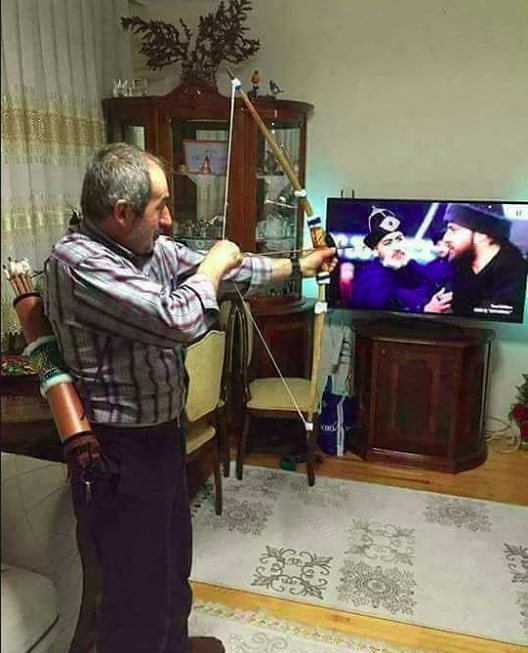
#> input picture resim.jpg, 528 x 653 px
$ jupyter execute 'hafta 2.ipynb'
#> lines starting #> are read from the running program, lines starting #| are printed output that depends on the picture
[cell 1]
import os

[cell 2]
import numpy as np
import matplotlib.pyplot as plt

[cell 3]
os.getcwd()
os.listdir()
path = os.getcwd()
jpg_files = [f for f in os.listdir(path) if f.endswith('.jpg')]

def get_jpeg_files():
    path = os.getcwd()
    jpg_files = [f for f in os.listdir(path) if f.endswith('.jpg')]
    return jpeg_files

[cell 4]
im_1 = plt.imread(jpg_files[0])
#> im_1 is the input picture: shape (653, 528, 3); mean R, G, B 111, 102.2, 87.9

[cell 5]
im_1.ndim
#> Out = 3

[cell 6]
im_1[10, 10, 2]  # i, j, k
#> Out = 108

[cell 7]
list_1 = [1, "2xdxdxd,3", '4', 5 ,6]
list_2 = [1, "2xdxdxd,3", '4', 15 ,26]
print(list_1 + list_2)
# broadcasting destegi olmadi

[cell 8]
list_1 = [1, 2, 3, 4]
list_2 = [1, 2, 3, 4]
print(list_1 + list_2) #listeleri ard arda birlestiriyor
print(list_1 + list_2 + [10])  # +10 yapamiyoruz
# broadcasting destegi yok

[cell 9]
list_3 = np.asarray([1, 2, 3, 4])
list_4 = np.asarray([1, 2, 3, 4])
print(list_3 + list_4)
print(list_3 + list_4 + 10)  # broadcasting

[cell 10]
def compare_list_ndarray ():

    list_1 = [1, "2xdxdxd,3", '4', 5 ,6]
    list_2 = [1, "2xdxdxd,3", '4', 15 ,26]
    print(list_1 + list_2)
    # broadcasting destegi olmadi


    list_1 = [1, 2, 3, 4]
    list_2 = [1, 2, 3, 4]
    print(list_1 + list_2) #listeleri ard arda birlestiriyor
    print(list_1 + list_2 + [10])  # +10 yapamiyoruz
    # broadcasting destegi yok

    list_3 = np.asarray([1, 2, 3, 4])
    list_4 = np.asarray([1, 2, 3, 4])
    print(list_3 + list_4)
    print(list_3 + list_4 + 10)  # broadcasting

compare_list_ndarray()

[cell 11]
image_1 = plt.imread('resim.jpg')

[cell 12]
type(image_1), image_1.ndim

[cell 13]
m, n, k = image_1.shape
#> m = 653; n = 528; k = 3
m, n, k
#> Out = (653, 528, 3)

[cell 14]
t_1 = 10
for i in range(t_1):
    for j in range(t_1):
        temp_1 = image_1[i, j]
        print(temp_1[0], end=' ') # R=0 G=1 B=2

[cell 15]
image_2 = image_1 + 10
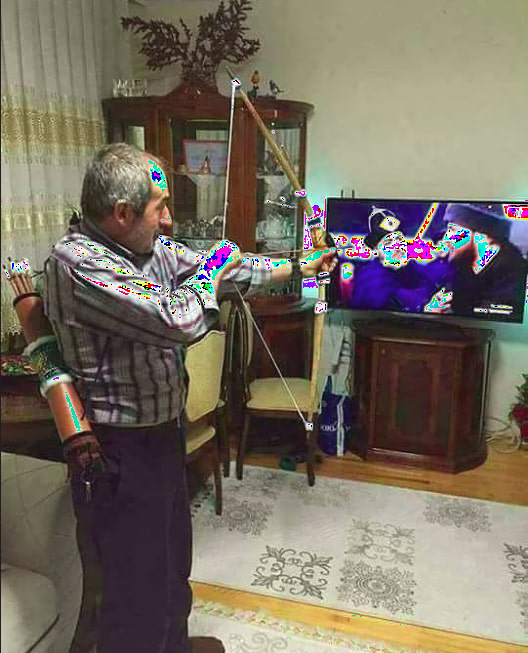
#> image_2: shape (653, 528, 3); mean R, G, B 119.1, 110.3, 96.7

[cell 16]
image_1.shape, image_2.shape
#> Out = ((653, 528, 3), (653, 528, 3))

[cell 17]
image_1[25, 300, :], image_2[25,300,:]
#> Out = ([142, 139, 108], [152, 149, 118])

[cell 18]
plt.imshow(image_1)
plt.show()
plt.imshow(image_2)
plt.show()

[cell 19]
plt.subplot(1, 2, 1)
plt.imshow(image_1)

plt.subplot(1, 2, 2)
plt.imshow(image_2+30)

plt.show()
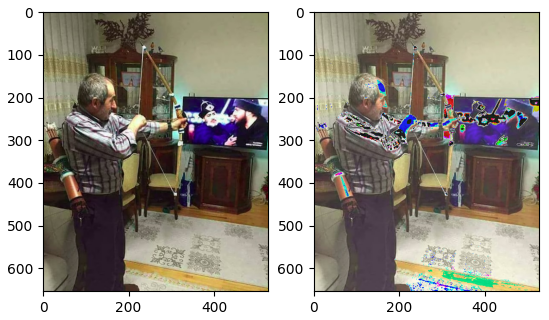
#> figure drawn by matplotlib, 2 panels

[cell 20]
image_1.shape
#> Out = (653, 528, 3)

[cell 21]
x, y, z = image_1.shape
new_image = np.zeros((y, x, z), dtype='uint8')

[cell 22]
# 90 derece saat yonunde cevirmek

for i in range(m):
    for j in range(n):
        new_image[j, i] = image_1[i,j]
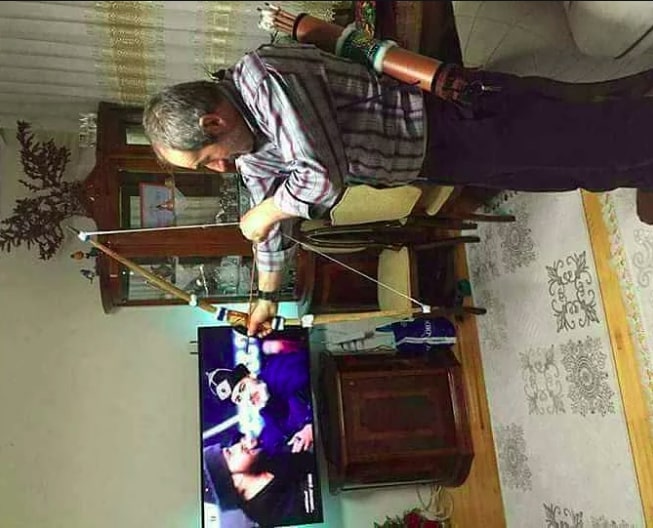
#> new_image: shape (528, 653, 3); mean R, G, B 111, 102.2, 87.9

[cell 23]
plt.subplot(1, 2, 1)
plt.imshow(image_1)

plt.subplot(1, 2, 2)
plt.imshow(new_image)

plt.show()
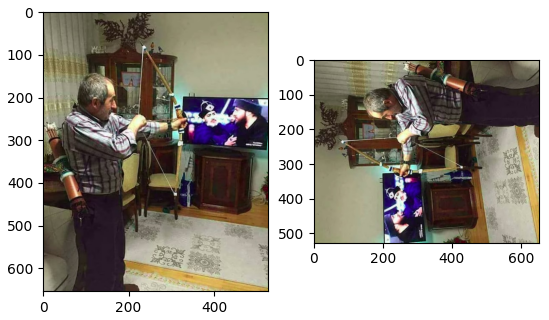
#> figure drawn by matplotlib, 2 panels

[cell 24]
def display_two_image(im_1, im_2):
    plt.subplot(1, 2, 1)
    plt.imshow(im_1)

    plt.subplot(1, 2, 2)
    plt.imshow(im_2)

    plt.show()


def rotate(im_1):
    # 90 derece saat yonunde cevirmek
    m, n, k = im_1.shape
    new_image = np.zeros((n, m, k), dtype='uint8')
    for i in range(m):
        for j in range(n):
            new_image[j, i] = im_1[i,j]
    return new_image

$ run again, with image.png saved as resim.jpg
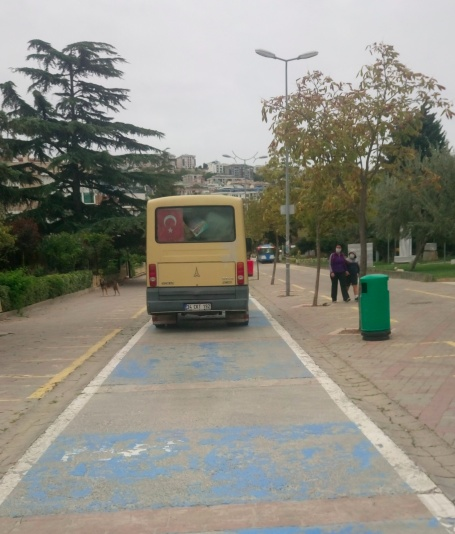
#> input picture image.png, 455 x 534 px
#> im_1 is the input picture: shape (534, 455, 3); mean R, G, B 142.9, 140.8, 130.2
#> `im_1[10, 10, 2]`: Out = 219
#> `image_1[25, 300, :], image_2[25,300,:]`: Out = ([224, 222, 227], [234, 232, 237])
#> after the loop `for i in range(m):`:
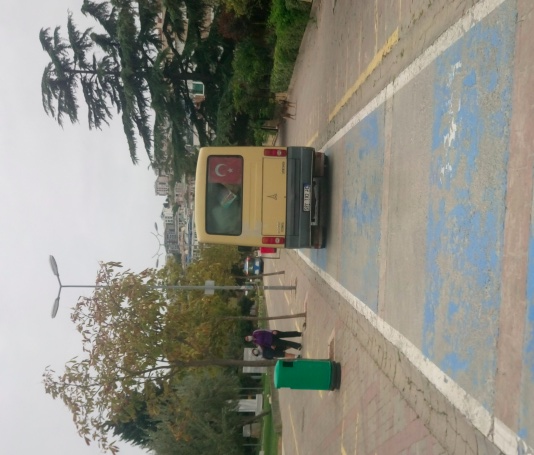
#> new_image: shape (455, 534, 3); mean R, G, B 142.9, 140.8, 130.2
#> `plt.show()`:
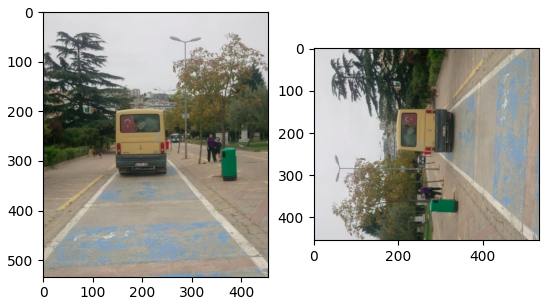
#> figure drawn by matplotlib, 2 panels
